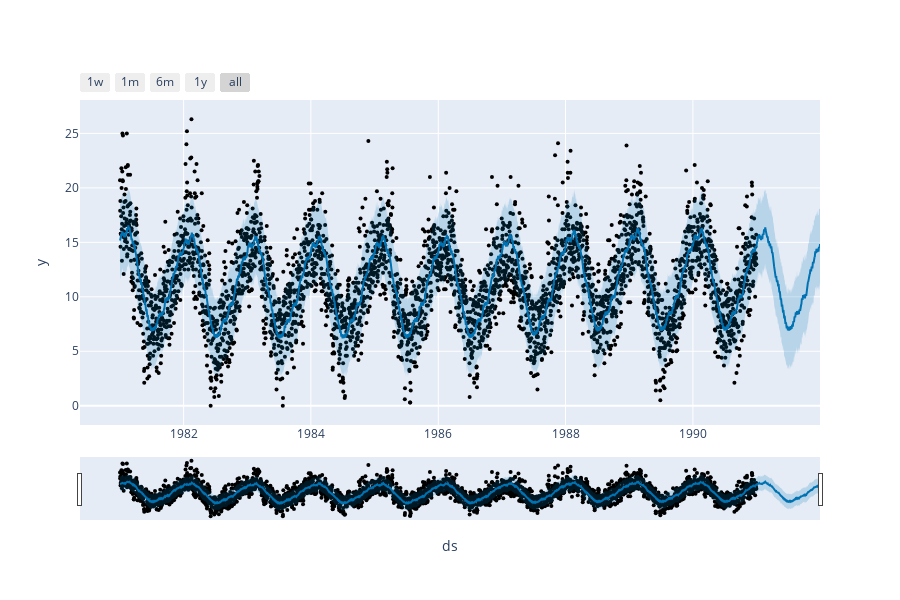

The notebook cell saved with this chart:
### Code cell
future = m.make_future_dataframe(periods=365)
future.tail()
forecast = m.predict(future)
forecast.head()
fig1 = m.plot(forecast)
plot_plotly(m, forecast)

### Figure 1 — Plotly figure (JSON) as saved in the notebook; plotly's stock layout.template omitted (floating-point values rounded to 4 significant figures; data arrays with more than 128 entries replaced by an {"elided": "..."} marker saying what was removed)
{"data": [{"marker": {"color": "black", "size": 4}, "mode": "markers", "name": "Actual", "type": "scatter", "x": {"elided": "3647 str values"}, "y": {"elided": "3647 float values"}}, {"hoverinfo": "skip", "line": {"width": 0}, "mode": "lines", "type": "scatter", "x": {"elided": "4012 str values"}, "y": {"elided": "4012 float values"}}, {"fill": "tonexty", "fillcolor": "rgba(0, 114, 178, 0.2)", "line": {"color": "#0072B2", "width": 2}, "mode": "lines", "name": "Predicted", "type": "scatter", "x": {"elided": "4012 str values"}, "y": {"elided": "4012 float values"}}, {"fill": "tonexty", "fillcolor": "rgba(0, 114, 178, 0.2)", "hoverinfo": "skip", "line": {"width": 0}, "mode": "lines", "type": "scatter", "x": {"elided": "4012 str values"}, "y": {"elided": "4012 float values"}}], "layout": {"height": 600, "showlegend": false, "width": 900, "xaxis": {"rangeselector": {"buttons": [{"count": 7, "label": "1w", "step": "day", "stepmode": "backward"}, {"count": 1, "label": "1m", "step": "month", "stepmode": "backward"}, {"count": 6, "label": "6m", "step": "month", "stepmode": "backward"}, {"count": 1, "label": "1y", "step": "year", "stepmode": "backward"}, {"step": "all"}]}, "rangeslider": {"visible": true}, "title": {"text": "ds"}, "type": "date"}, "yaxis": {"title": {"text": "y"}}}}
